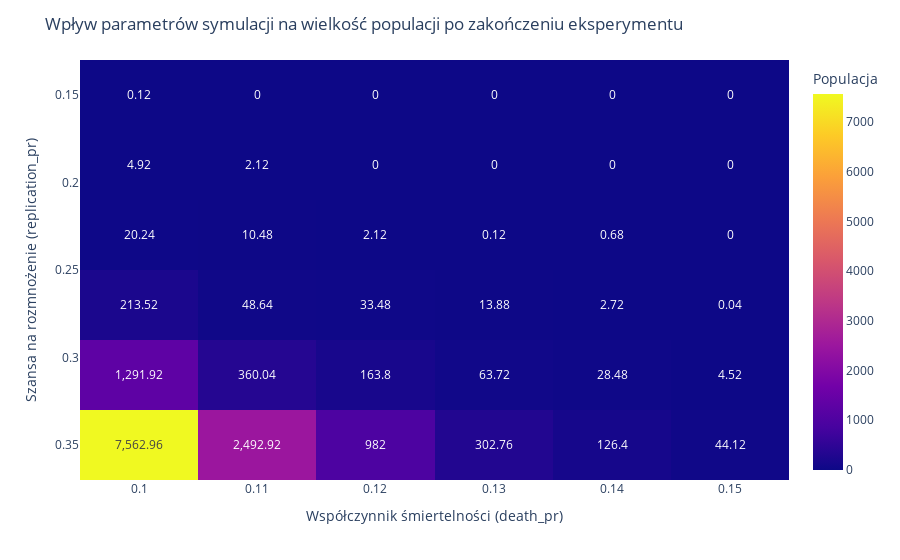

Notebook cell for this chart:
### Code cell
Plots.heatmap(
    data=results, 
    x=death_pr, 
    y=replication_pr, 
    labels=labels).show()

### Figure 1 — Plotly figure (JSON) as saved in the notebook; plotly's stock layout.template omitted (floating-point values rounded to 4 significant figures)
{"data": [{"coloraxis": "coloraxis", "hovertemplate": "Współczynnik śmiertelności (death_pr): %{x}<br>Szansa na rozmnożenie (replication_pr): %{y}<br>Populacja: %{z}<extra></extra>", "name": "0", "texttemplate": "%{z}", "type": "heatmap", "x": [0.1, 0.11, 0.12, 0.13, 0.14, 0.15], "xaxis": "x", "y": [0.15, 0.19, 0.23, 0.27, 0.31, 0.35], "yaxis": "y", "z": [[0.12, 0, 0, 0, 0, 0], [4.92, 2.12, 0, 0, 0, 0], [20.24, 10.48, 2.12, 0.12, 0.68, 0], [213.5, 48.64, 33.48, 13.88, 2.72, 0.04], [1292.0, 360.0, 163.8, 63.72, 28.48, 4.52], [7563.0, 2493.0, 982, 302.8, 126.4, 44.12]]}], "layout": {"coloraxis": {"colorbar": {"title": {"text": "Populacja"}}, "colorscale": [[0, "#0d0887"], [0.1111, "#46039f"], [0.2222, "#7201a8"], [0.3333, "#9c179e"], [0.4444, "#bd3786"], [0.5556, "#d8576b"], [0.6667, "#ed7953"], [0.7778, "#fb9f3a"], [0.8889, "#fdca26"], [1, "#f0f921"]]}, "margin": {"t": 60}, "title": {"text": "Wpływ parametrów symulacji na wielkość populacji po zakończeniu eksperymentu"}, "xaxis": {"anchor": "y", "domain": [0, 1], "title": {"text": "Współczynnik śmiertelności (death_pr)"}}, "yaxis": {"anchor": "x", "autorange": "reversed", "domain": [0, 1], "title": {"text": "Szansa na rozmnożenie (replication_pr)"}}}}
